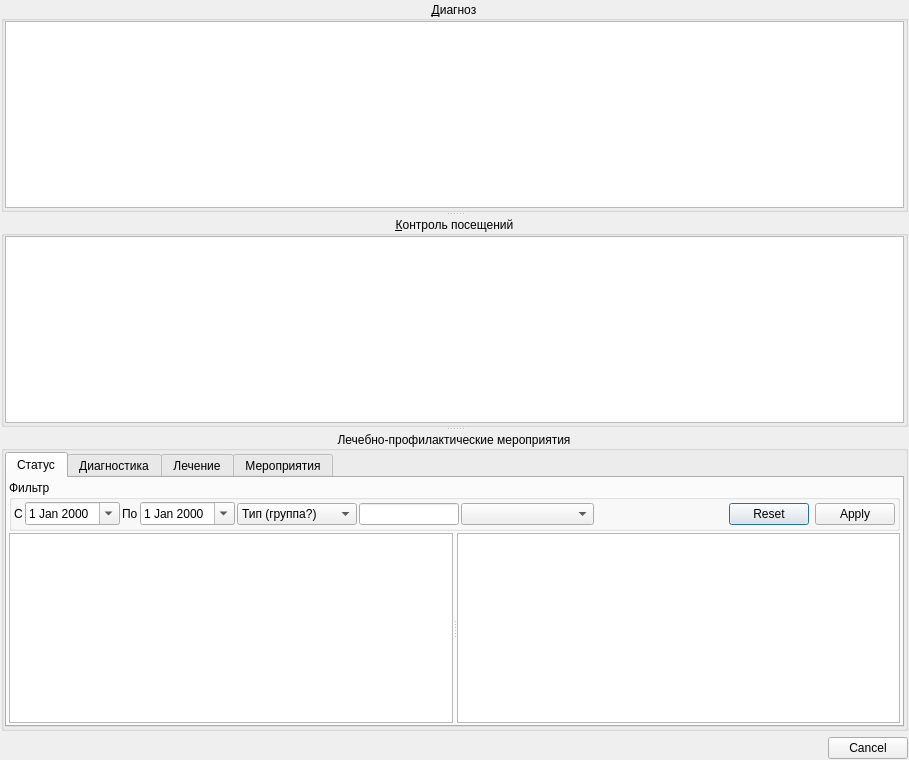
<?xml version="1.0" encoding="UTF-8"?>
<ui version="4.0">
 <class>SurveillancePlanningCardDialog</class>
 <widget class="QDialog" name="SurveillancePlanningCardDialog">
  <property name="windowModality">
   <enum>Qt::ApplicationModal</enum>
  </property>
  <property name="geometry">
   <rect>
    <x>0</x>
    <y>0</y>
    <width>909</width>
    <height>760</height>
   </rect>
  </property>
  <property name="windowTitle">
   <string>Контрольная карта</string>
  </property>
  <layout class="QGridLayout" name="gridLayout_3">
   <property name="margin">
    <number>1</number>
   </property>
   <item row="0" column="0">
    <widget class="QSplitter" name="splitter_2">
     <property name="orientation">
      <enum>Qt::Vertical</enum>
     </property>
     <widget class="QSplitter" name="splitter">
      <property name="orientation">
       <enum>Qt::Vertical</enum>
      </property>
      <widget class="QGroupBox" name="grpPlanningSurveillance">
       <property name="sizePolicy">
        <sizepolicy hsizetype="MinimumExpanding" vsizetype="Preferred">
         <horstretch>0</horstretch>
         <verstretch>0</verstretch>
        </sizepolicy>
       </property>
       <property name="title">
        <string>&amp;Диагноз</string>
       </property>
       <property name="alignment">
        <set>Qt::AlignCenter</set>
       </property>
       <layout class="QGridLayout" name="gridLayout_2">
        <property name="leftMargin">
         <number>1</number>
        </property>
        <property name="topMargin">
         <number>0</number>
        </property>
        <property name="rightMargin">
         <number>1</number>
        </property>
        <property name="bottomMargin">
         <number>1</number>
        </property>
        <item row="0" column="0">
         <widget class="CInDocTableView" name="tblPlanningSurveillance">
          <property name="sizePolicy">
           <sizepolicy hsizetype="Preferred" vsizetype="Expanding">
            <horstretch>0</horstretch>
            <verstretch>0</verstretch>
           </sizepolicy>
          </property>
         </widget>
        </item>
       </layout>
      </widget>
      <widget class="QGroupBox" name="grpControlSurveillance">
       <property name="title">
        <string>&amp;Контроль посещений</string>
       </property>
       <property name="alignment">
        <set>Qt::AlignCenter</set>
       </property>
       <layout class="QGridLayout" name="gridLayout_4">
        <property name="leftMargin">
         <number>1</number>
        </property>
        <property name="topMargin">
         <number>0</number>
        </property>
        <property name="rightMargin">
         <number>1</number>
        </property>
        <property name="bottomMargin">
         <number>1</number>
        </property>
        <item row="0" column="0">
         <widget class="CInDocTableView" name="tblControlSurveillance">
          <property name="sizePolicy">
           <sizepolicy hsizetype="Preferred" vsizetype="Expanding">
            <horstretch>0</horstretch>
            <verstretch>0</verstretch>
           </sizepolicy>
          </property>
         </widget>
        </item>
       </layout>
      </widget>
     </widget>
     <widget class="QGroupBox" name="grpMeasuresSurveillance">
      <property name="title">
       <string>Лечебно-профилактические мероприятия</string>
      </property>
      <property name="alignment">
       <set>Qt::AlignCenter</set>
      </property>
      <layout class="QGridLayout" name="gridLayout">
       <property name="margin">
        <number>1</number>
       </property>
       <item row="0" column="0">
        <widget class="QTabWidget" name="tabMeasuresContent">
         <property name="tabPosition">
          <enum>QTabWidget::North</enum>
         </property>
         <property name="currentIndex">
          <number>0</number>
         </property>
         <widget class="QWidget" name="tabMeasuresStatus">
          <attribute name="title">
           <string>Статус</string>
          </attribute>
          <layout class="QGridLayout" name="_8">
           <property name="margin">
            <number>2</number>
           </property>
           <property name="spacing">
            <number>2</number>
           </property>
           <item row="0" column="0">
            <widget class="QGroupBox" name="frmMeasuresStatusFilter">
             <property name="sizePolicy">
              <sizepolicy hsizetype="Preferred" vsizetype="Minimum">
               <horstretch>0</horstretch>
               <verstretch>0</verstretch>
              </sizepolicy>
             </property>
             <property name="title">
              <string>Фильтр</string>
             </property>
             <layout class="QGridLayout" name="_9">
              <property name="margin">
               <number>2</number>
              </property>
              <property name="spacing">
               <number>2</number>
              </property>
              <item row="0" column="0">
               <widget class="QLabel" name="lblMeasuresStatusBegDate">
                <property name="text">
                 <string>С</string>
                </property>
               </widget>
              </item>
              <item row="0" column="1">
               <widget class="CDateEdit" name="edtMeasuresStatusBegDate">
                <property name="calendarPopup">
                 <bool>true</bool>
                </property>
               </widget>
              </item>
              <item row="0" column="2">
               <widget class="QLabel" name="lblMeasuresStatusEndDate">
                <property name="text">
                 <string>По</string>
                </property>
               </widget>
              </item>
              <item row="0" column="3">
               <widget class="CDateEdit" name="edtMeasuresStatusEndDate">
                <property name="calendarPopup">
                 <bool>true</bool>
                </property>
               </widget>
              </item>
              <item row="0" column="4">
               <widget class="CActionTypeComboBox" name="cmbMeasuresStatusGroup">
                <property name="minimumSize">
                 <size>
                  <width>120</width>
                  <height>0</height>
                 </size>
                </property>
                <item>
                 <property name="text">
                  <string>Тип (группа?)</string>
                 </property>
                </item>
               </widget>
              </item>
              <item row="0" column="5">
               <widget class="QLineEdit" name="edtMeasuresStatusOffice">
                <property name="sizePolicy">
                 <sizepolicy hsizetype="Maximum" vsizetype="Fixed">
                  <horstretch>0</horstretch>
                  <verstretch>0</verstretch>
                 </sizepolicy>
                </property>
                <property name="minimumSize">
                 <size>
                  <width>60</width>
                  <height>0</height>
                 </size>
                </property>
                <property name="maximumSize">
                 <size>
                  <width>100</width>
                  <height>16777215</height>
                 </size>
                </property>
                <property name="maxLength">
                 <number>10</number>
                </property>
                <property name="readOnly">
                 <bool>false</bool>
                </property>
               </widget>
              </item>
              <item row="0" column="6">
               <widget class="COrgStructureComboBox" name="cmbMeasuresStatusOrgStructure">
                <property name="sizePolicy">
                 <sizepolicy hsizetype="Expanding" vsizetype="Fixed">
                  <horstretch>0</horstretch>
                  <verstretch>0</verstretch>
                 </sizepolicy>
                </property>
                <property name="minimumSize">
                 <size>
                  <width>80</width>
                  <height>0</height>
                 </size>
                </property>
               </widget>
              </item>
              <item row="0" column="7">
               <spacer>
                <property name="orientation">
                 <enum>Qt::Horizontal</enum>
                </property>
                <property name="sizeHint" stdset="0">
                 <size>
                  <width>16</width>
                  <height>24</height>
                 </size>
                </property>
               </spacer>
              </item>
              <item row="0" column="8">
               <widget class="QDialogButtonBox" name="btnMeasuresStatusButtonBox">
                <property name="sizePolicy">
                 <sizepolicy hsizetype="Maximum" vsizetype="Fixed">
                  <horstretch>0</horstretch>
                  <verstretch>0</verstretch>
                 </sizepolicy>
                </property>
                <property name="orientation">
                 <enum>Qt::Horizontal</enum>
                </property>
                <property name="standardButtons">
                 <set>QDialogButtonBox::Apply|QDialogButtonBox::Reset</set>
                </property>
               </widget>
              </item>
             </layout>
            </widget>
           </item>
           <item row="1" column="0">
            <widget class="QFrame" name="frmMeasuresStatusAction">
             <property name="sizePolicy">
              <sizepolicy hsizetype="Preferred" vsizetype="Expanding">
               <horstretch>0</horstretch>
               <verstretch>0</verstretch>
              </sizepolicy>
             </property>
             <property name="frameShape">
              <enum>QFrame::NoFrame</enum>
             </property>
             <property name="frameShadow">
              <enum>QFrame::Raised</enum>
             </property>
             <layout class="QGridLayout" name="_10">
              <property name="margin">
               <number>0</number>
              </property>
              <property name="spacing">
               <number>0</number>
              </property>
              <item row="0" column="0">
               <widget class="QSplitter" name="splitterMeasuresStatusAction">
                <property name="orientation">
                 <enum>Qt::Horizontal</enum>
                </property>
                <widget class="CRegistryActionsTableView" name="tblMeasuresStatusActions"/>
                <widget class="CActionPropertiesTableView" name="tblMeasuresStatusActionProperties"/>
               </widget>
              </item>
             </layout>
            </widget>
           </item>
          </layout>
         </widget>
         <widget class="QWidget" name="tabMeasuresDiagnostic">
          <attribute name="title">
           <string>Диагностика</string>
          </attribute>
          <layout class="QGridLayout" name="_11">
           <property name="margin">
            <number>2</number>
           </property>
           <property name="spacing">
            <number>2</number>
           </property>
           <item row="0" column="0">
            <widget class="QGroupBox" name="frmMeasuresDiagnosticFilter">
             <property name="sizePolicy">
              <sizepolicy hsizetype="Preferred" vsizetype="Minimum">
               <horstretch>0</horstretch>
               <verstretch>0</verstretch>
              </sizepolicy>
             </property>
             <property name="title">
              <string>Фильтр</string>
             </property>
             <layout class="QGridLayout" name="_12">
              <property name="margin">
               <number>2</number>
              </property>
              <property name="spacing">
               <number>2</number>
              </property>
              <item row="0" column="0">
               <widget class="QLabel" name="lblMeasuresDiagnosticBegDate">
                <property name="text">
                 <string>С</string>
                </property>
               </widget>
              </item>
              <item row="0" column="1">
               <widget class="CDateEdit" name="edtMeasuresDiagnosticBegDate">
                <property name="calendarPopup">
                 <bool>true</bool>
                </property>
               </widget>
              </item>
              <item row="0" column="2">
               <widget class="QLabel" name="lblMeasuresDiagnosticEndDate">
                <property name="text">
                 <string>По</string>
                </property>
               </widget>
              </item>
              <item row="0" column="3">
               <widget class="CDateEdit" name="edtMeasuresDiagnosticEndDate">
                <property name="calendarPopup">
                 <bool>true</bool>
                </property>
               </widget>
              </item>
              <item row="0" column="4">
               <widget class="CActionTypeComboBox" name="cmbMeasuresDiagnosticGroup">
                <property name="sizePolicy">
                 <sizepolicy hsizetype="Expanding" vsizetype="Fixed">
                  <horstretch>0</horstretch>
                  <verstretch>0</verstretch>
                 </sizepolicy>
                </property>
                <property name="minimumSize">
                 <size>
                  <width>120</width>
                  <height>0</height>
                 </size>
                </property>
                <item>
                 <property name="text">
                  <string>Тип (группа?)</string>
                 </property>
                </item>
               </widget>
              </item>
              <item row="0" column="5">
               <widget class="QLineEdit" name="edtMeasuresDiagnosticOffice">
                <property name="sizePolicy">
                 <sizepolicy hsizetype="Maximum" vsizetype="Fixed">
                  <horstretch>0</horstretch>
                  <verstretch>0</verstretch>
                 </sizepolicy>
                </property>
                <property name="minimumSize">
                 <size>
                  <width>60</width>
                  <height>0</height>
                 </size>
                </property>
                <property name="maximumSize">
                 <size>
                  <width>100</width>
                  <height>16777215</height>
                 </size>
                </property>
                <property name="maxLength">
                 <number>10</number>
                </property>
                <property name="readOnly">
                 <bool>false</bool>
                </property>
               </widget>
              </item>
              <item row="0" column="6">
               <widget class="COrgStructureComboBox" name="cmbMeasuresDiagnosticOrgStructure">
                <property name="sizePolicy">
                 <sizepolicy hsizetype="Expanding" vsizetype="Fixed">
                  <horstretch>0</horstretch>
                  <verstretch>0</verstretch>
                 </sizepolicy>
                </property>
                <property name="minimumSize">
                 <size>
                  <width>80</width>
                  <height>0</height>
                 </size>
                </property>
               </widget>
              </item>
              <item row="0" column="7">
               <spacer name="spacer">
                <property name="orientation">
                 <enum>Qt::Horizontal</enum>
                </property>
                <property name="sizeHint" stdset="0">
                 <size>
                  <width>16</width>
                  <height>24</height>
                 </size>
                </property>
               </spacer>
              </item>
              <item row="0" column="8">
               <widget class="QDialogButtonBox" name="btnMeasuresDiagnosticButtonBox">
                <property name="sizePolicy">
                 <sizepolicy hsizetype="Maximum" vsizetype="Fixed">
                  <horstretch>0</horstretch>
                  <verstretch>0</verstretch>
                 </sizepolicy>
                </property>
                <property name="orientation">
                 <enum>Qt::Horizontal</enum>
                </property>
                <property name="standardButtons">
                 <set>QDialogButtonBox::Apply|QDialogButtonBox::Reset</set>
                </property>
               </widget>
              </item>
             </layout>
            </widget>
           </item>
           <item row="1" column="0">
            <widget class="QFrame" name="frmMeasuresDiagnosticAction">
             <property name="sizePolicy">
              <sizepolicy hsizetype="Preferred" vsizetype="Expanding">
               <horstretch>0</horstretch>
               <verstretch>0</verstretch>
              </sizepolicy>
             </property>
             <property name="frameShape">
              <enum>QFrame::NoFrame</enum>
             </property>
             <property name="frameShadow">
              <enum>QFrame::Raised</enum>
             </property>
             <layout class="QGridLayout" name="_13">
              <property name="margin">
               <number>0</number>
              </property>
              <property name="spacing">
               <number>0</number>
              </property>
              <item row="0" column="0">
               <widget class="QSplitter" name="splitterMeasuresDiagnosticAction">
                <property name="orientation">
                 <enum>Qt::Horizontal</enum>
                </property>
                <widget class="CRegistryActionsTableView" name="tblMeasuresDiagnosticActions"/>
                <widget class="CActionPropertiesTableView" name="tblMeasuresDiagnosticActionProperties"/>
               </widget>
              </item>
             </layout>
            </widget>
           </item>
          </layout>
         </widget>
         <widget class="QWidget" name="tabMeasuresCure">
          <attribute name="title">
           <string>Лечение</string>
          </attribute>
          <layout class="QGridLayout" name="_14">
           <property name="margin">
            <number>2</number>
           </property>
           <property name="spacing">
            <number>2</number>
           </property>
           <item row="0" column="0">
            <widget class="QGroupBox" name="frmMeasuresCureFilter">
             <property name="sizePolicy">
              <sizepolicy hsizetype="Preferred" vsizetype="Minimum">
               <horstretch>0</horstretch>
               <verstretch>0</verstretch>
              </sizepolicy>
             </property>
             <property name="title">
              <string>Фильтр</string>
             </property>
             <layout class="QGridLayout" name="_15">
              <property name="margin">
               <number>2</number>
              </property>
              <property name="spacing">
               <number>2</number>
              </property>
              <item row="0" column="0">
               <widget class="QLabel" name="lblMeasuresCureBegDate">
                <property name="text">
                 <string>С</string>
                </property>
               </widget>
              </item>
              <item row="0" column="1">
               <widget class="CDateEdit" name="edtMeasuresCureBegDate">
                <property name="calendarPopup">
                 <bool>true</bool>
                </property>
               </widget>
              </item>
              <item row="0" column="2">
               <widget class="QLabel" name="lblMeasuresCureEndDate">
                <property name="text">
                 <string>По</string>
                </property>
               </widget>
              </item>
              <item row="0" column="3">
               <widget class="CDateEdit" name="edtMeasuresCureEndDate">
                <property name="calendarPopup">
                 <bool>true</bool>
                </property>
               </widget>
              </item>
              <item row="0" column="4">
               <widget class="CActionTypeComboBox" name="cmbMeasuresCureGroup">
                <property name="minimumSize">
                 <size>
                  <width>120</width>
                  <height>0</height>
                 </size>
                </property>
                <item>
                 <property name="text">
                  <string>Тип (группа?)</string>
                 </property>
                </item>
               </widget>
              </item>
              <item row="0" column="5">
               <widget class="QLineEdit" name="edtMeasuresCureOffice">
                <property name="sizePolicy">
                 <sizepolicy hsizetype="Maximum" vsizetype="Fixed">
                  <horstretch>0</horstretch>
                  <verstretch>0</verstretch>
                 </sizepolicy>
                </property>
                <property name="minimumSize">
                 <size>
                  <width>60</width>
                  <height>0</height>
                 </size>
                </property>
                <property name="maximumSize">
                 <size>
                  <width>100</width>
                  <height>16777215</height>
                 </size>
                </property>
                <property name="maxLength">
                 <number>10</number>
                </property>
                <property name="readOnly">
                 <bool>false</bool>
                </property>
               </widget>
              </item>
              <item row="0" column="6">
               <widget class="COrgStructureComboBox" name="cmbMeasuresCureOrgStructure">
                <property name="sizePolicy">
                 <sizepolicy hsizetype="Expanding" vsizetype="Fixed">
                  <horstretch>0</horstretch>
                  <verstretch>0</verstretch>
                 </sizepolicy>
                </property>
                <property name="minimumSize">
                 <size>
                  <width>80</width>
                  <height>0</height>
                 </size>
                </property>
               </widget>
              </item>
              <item row="0" column="7">
               <spacer>
                <property name="orientation">
                 <enum>Qt::Horizontal</enum>
                </property>
                <property name="sizeHint" stdset="0">
                 <size>
                  <width>16</width>
                  <height>24</height>
                 </size>
                </property>
               </spacer>
              </item>
              <item row="0" column="8">
               <widget class="QDialogButtonBox" name="btnMeasuresCureButtonBox">
                <property name="sizePolicy">
                 <sizepolicy hsizetype="Maximum" vsizetype="Fixed">
                  <horstretch>0</horstretch>
                  <verstretch>0</verstretch>
                 </sizepolicy>
                </property>
                <property name="orientation">
                 <enum>Qt::Horizontal</enum>
                </property>
                <property name="standardButtons">
                 <set>QDialogButtonBox::Apply|QDialogButtonBox::Reset</set>
                </property>
               </widget>
              </item>
             </layout>
            </widget>
           </item>
           <item row="1" column="0">
            <widget class="QFrame" name="frmMeasuresCureAction">
             <property name="sizePolicy">
              <sizepolicy hsizetype="Preferred" vsizetype="Expanding">
               <horstretch>0</horstretch>
               <verstretch>0</verstretch>
              </sizepolicy>
             </property>
             <property name="frameShape">
              <enum>QFrame::NoFrame</enum>
             </property>
             <property name="frameShadow">
              <enum>QFrame::Raised</enum>
             </property>
             <layout class="QGridLayout" name="_16">
              <property name="margin">
               <number>0</number>
              </property>
              <property name="spacing">
               <number>0</number>
              </property>
              <item row="0" column="0">
               <widget class="QSplitter" name="splitterMeasuresCureAction">
                <property name="orientation">
                 <enum>Qt::Horizontal</enum>
                </property>
                <widget class="CRegistryActionsTableView" name="tblMeasuresCureActions"/>
                <widget class="CActionPropertiesTableView" name="tblMeasuresCureActionProperties"/>
               </widget>
              </item>
             </layout>
            </widget>
           </item>
          </layout>
         </widget>
         <widget class="QWidget" name="tabMeasuresMisc">
          <attribute name="title">
           <string>Мероприятия</string>
          </attribute>
          <layout class="QGridLayout" name="_17">
           <property name="margin">
            <number>2</number>
           </property>
           <property name="spacing">
            <number>2</number>
           </property>
           <item row="0" column="0">
            <widget class="QGroupBox" name="frmMeasuresMiscFilter">
             <property name="sizePolicy">
              <sizepolicy hsizetype="Preferred" vsizetype="Minimum">
               <horstretch>0</horstretch>
               <verstretch>0</verstretch>
              </sizepolicy>
             </property>
             <property name="title">
              <string>Фильтр</string>
             </property>
             <layout class="QGridLayout" name="_18">
              <property name="margin">
               <number>2</number>
              </property>
              <property name="spacing">
               <number>2</number>
              </property>
              <item row="0" column="0">
               <widget class="QLabel" name="lblMeasuresMiscBegDate">
                <property name="text">
                 <string>С</string>
                </property>
               </widget>
              </item>
              <item row="0" column="1">
               <widget class="CDateEdit" name="edtMeasuresMiscBegDate">
                <property name="calendarPopup">
                 <bool>true</bool>
                </property>
               </widget>
              </item>
              <item row="0" column="2">
               <widget class="QLabel" name="lblMeasuresMiscEndDate">
                <property name="text">
                 <string>По</string>
                </property>
               </widget>
              </item>
              <item row="0" column="3">
               <widget class="CDateEdit" name="edtMeasuresMiscEndDate">
                <property name="calendarPopup">
                 <bool>true</bool>
                </property>
               </widget>
              </item>
              <item row="0" column="4">
               <widget class="CActionTypeComboBox" name="cmbMeasuresMiscGroup">
                <property name="minimumSize">
                 <size>
                  <width>120</width>
                  <height>0</height>
                 </size>
                </property>
                <item>
                 <property name="text">
                  <string>Тип (группа?)</string>
                 </property>
                </item>
               </widget>
              </item>
              <item row="0" column="5">
               <widget class="QLineEdit" name="edtMeasuresMiscOffice">
                <property name="sizePolicy">
                 <sizepolicy hsizetype="Maximum" vsizetype="Fixed">
                  <horstretch>0</horstretch>
                  <verstretch>0</verstretch>
                 </sizepolicy>
                </property>
                <property name="minimumSize">
                 <size>
                  <width>60</width>
                  <height>0</height>
                 </size>
                </property>
                <property name="maximumSize">
                 <size>
                  <width>100</width>
                  <height>16777215</height>
                 </size>
                </property>
                <property name="maxLength">
                 <number>10</number>
                </property>
                <property name="readOnly">
                 <bool>false</bool>
                </property>
               </widget>
              </item>
              <item row="0" column="6">
               <widget class="COrgStructureComboBox" name="cmbMeasuresMiscOrgStructure">
                <property name="sizePolicy">
                 <sizepolicy hsizetype="Expanding" vsizetype="Fixed">
                  <horstretch>0</horstretch>
                  <verstretch>0</verstretch>
                 </sizepolicy>
                </property>
                <property name="minimumSize">
                 <size>
                  <width>80</width>
                  <height>0</height>
                 </size>
                </property>
               </widget>
              </item>
              <item row="0" column="7">
               <spacer>
                <property name="orientation">
                 <enum>Qt::Horizontal</enum>
                </property>
                <property name="sizeHint" stdset="0">
                 <size>
                  <width>16</width>
                  <height>24</height>
                 </size>
                </property>
               </spacer>
              </item>
              <item row="0" column="8">
               <widget class="QDialogButtonBox" name="btnMeasuresMiscButtonBox">
                <property name="sizePolicy">
                 <sizepolicy hsizetype="Maximum" vsizetype="Fixed">
                  <horstretch>0</horstretch>
                  <verstretch>0</verstretch>
                 </sizepolicy>
                </property>
                <property name="orientation">
                 <enum>Qt::Horizontal</enum>
                </property>
                <property name="standardButtons">
                 <set>QDialogButtonBox::Apply|QDialogButtonBox::Reset</set>
                </property>
               </widget>
              </item>
             </layout>
            </widget>
           </item>
           <item row="1" column="0">
            <widget class="QFrame" name="frmMeasuresMiscAction">
             <property name="sizePolicy">
              <sizepolicy hsizetype="Preferred" vsizetype="Expanding">
               <horstretch>0</horstretch>
               <verstretch>0</verstretch>
              </sizepolicy>
             </property>
             <property name="frameShape">
              <enum>QFrame::NoFrame</enum>
             </property>
             <property name="frameShadow">
              <enum>QFrame::Raised</enum>
             </property>
             <layout class="QGridLayout" name="_19">
              <property name="margin">
               <number>0</number>
              </property>
              <property name="spacing">
               <number>0</number>
              </property>
              <item row="0" column="0">
               <widget class="QSplitter" name="splitterMeasuresMiscAction">
                <property name="orientation">
                 <enum>Qt::Horizontal</enum>
                </property>
                <widget class="CRegistryActionsTableView" name="tblMeasuresMiscActions"/>
                <widget class="CActionPropertiesTableView" name="tblMeasuresMiscActionProperties"/>
               </widget>
              </item>
             </layout>
            </widget>
           </item>
          </layout>
         </widget>
        </widget>
       </item>
      </layout>
     </widget>
    </widget>
   </item>
   <item row="1" column="0">
    <widget class="QDialogButtonBox" name="buttonBox">
     <property name="orientation">
      <enum>Qt::Horizontal</enum>
     </property>
     <property name="standardButtons">
      <set>QDialogButtonBox::Cancel</set>
     </property>
    </widget>
   </item>
  </layout>
 </widget>
 <customwidgets>
  <customwidget>
   <class>CInDocTableView</class>
   <extends>QTableView</extends>
   <header>library/InDocTable.h</header>
  </customwidget>
  <customwidget>
   <class>CDateEdit</class>
   <extends>QDateEdit</extends>
   <header>library/DateEdit.h</header>
  </customwidget>
  <customwidget>
   <class>CActionTypeComboBox</class>
   <extends>QComboBox</extends>
   <header>Events/ActionTypeComboBox.h</header>
  </customwidget>
  <customwidget>
   <class>COrgStructureComboBox</class>
   <extends>QComboBox</extends>
   <header location="global">Orgs/OrgStructComboBoxes.h</header>
  </customwidget>
  <customwidget>
   <class>CActionPropertiesTableView</class>
   <extends>QTableView</extends>
   <header location="global">Events/ActionPropertiesTable.h</header>
  </customwidget>
  <customwidget>
   <class>CRegistryActionsTableView</class>
   <extends>QTableView</extends>
   <header location="global">Registry/RegistryTable.h</header>
  </customwidget>
 </customwidgets>
 <tabstops>
  <tabstop>tblPlanningSurveillance</tabstop>
  <tabstop>tblControlSurveillance</tabstop>
  <tabstop>buttonBox</tabstop>
 </tabstops>
 <resources/>
 <connections>
  <connection>
   <sender>buttonBox</sender>
   <signal>accepted()</signal>
   <receiver>SurveillancePlanningCardDialog</receiver>
   <slot>accept()</slot>
   <hints>
    <hint type="sourcelabel">
     <x>631</x>
     <y>769</y>
    </hint>
    <hint type="destinationlabel">
     <x>153</x>
     <y>172</y>
    </hint>
   </hints>
  </connection>
  <connection>
   <sender>buttonBox</sender>
   <signal>rejected()</signal>
   <receiver>SurveillancePlanningCardDialog</receiver>
   <slot>reject()</slot>
   <hints>
    <hint type="sourcelabel">
     <x>631</x>
     <y>769</y>
    </hint>
    <hint type="destinationlabel">
     <x>244</x>
     <y>172</y>
    </hint>
   </hints>
  </connection>
 </connections>
</ui>
